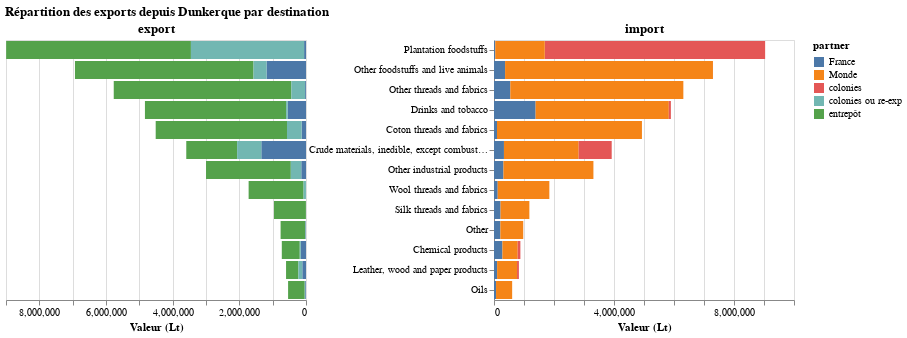

Notebook code cell kept with this figure:
### Code cell
VegaLite({
  "title": "Répartition des exports depuis Dunkerque par destination",
  "data": {"values": report_dk},
  "spacing": 0,
  "hconcat": [{
    "transform": [{
      "filter": {"field": "group", "equal": "import"}
    }],
    "title": "import",
    "mark": "bar",
    "encoding": {
      "y": {
        "field": "product", "title": None, "sort": "-x", "axis": None
      },
      "x": {
        "field": "value",
        "type": "quantitative",
        "title": "Valeur (Lt)"
      },
      "color": {
        "field": "partner",
      }
    }
  },
  {
    "transform": [{
      "filter": {"field": "group", "equal": "export"}
    }],
    "title": "export",
    "mark": "bar",
    "encoding": {
      "y": {
        "field": "product", "sort": "-x", "title": None
      },
      "x": {
        "field": "value",
        "type": "quantitative",
        "title": "Valeur (Lt)",
        "sort": "descending"
      },
      "color": {
        "field": "partner",
      }
    }
  }
  ]
}
)

### Figure 1 — Vega-Lite specification as saved in the notebook (floating-point values rounded to 4 significant figures)
{"data": {"values": [{"group": "export", "partner": "entrepôt", "product": "Other threads and fabrics", "value": 5329000.0}, {"group": "export", "partner": "France", "product": "Other threads and fabrics", "value": 27060.0}, {"group": "export", "partner": "colonies ou re-exp", "product": "Other threads and fabrics", "value": 411933}, {"group": "import", "partner": "France", "product": "Other threads and fabrics", "value": 543957}, {"group": "import", "partner": "Monde", "product": "Other threads and fabrics", "value": 5767681}, {"group": "export", "partner": "entrepôt", "product": "Crude materials, inedible, except combustibles", "value": 1525000.0}, {"group": "export", "partner": "France", "product": "Crude materials, inedible, except combustibles", "value": 1341000.0}, {"group": "export", "partner": "colonies ou re-exp", "product": "Crude materials, inedible, except combustibles", "value": 725681}, {"group": "import", "partner": "France", "product": "Crude materials, inedible, except combustibles", "value": 331600.0}, {"group": "import", "partner": "Monde", "product": "Crude materials, inedible, except combustibles", "value": 2490363}, {"group": "import", "partner": "colonies", "product": "Crude materials, inedible, except combustibles", "value": 1101518}, {"group": "export", "partner": "entrepôt", "product": "Wool threads and fabrics", "value": 1648620}, {"group": "export", "partner": "France", "product": "Wool threads and fabrics", "value": 1376}, {"group": "export", "partner": "colonies ou re-exp", "product": "Wool threads and fabrics", "value": 71104}, {"group": "import", "partner": "France", "product": "Wool threads and fabrics", "value": 123728}, {"group": "import", "partner": "Monde", "product": "Wool threads and fabrics", "value": 1721100}, {"group": "export", "partner": "entrepôt", "product": "Oils", "value": 499100.0}, {"group": "export", "partner": "France", "product": "Oils", "value": 23530.0}, {"group": "export", "partner": "colonies ou re-exp", "product": "Oils", "value": 14793}, {"group": "import", "partner": "France", "product": "Oils", "value": 67870.0}, {"group": "import", "partner": "Monde", "product": "Oils", "value": 537431}, {"group": "export", "partner": "entrepôt", "product": "Other", "value": 739000.0}, {"group": "export", "partner": "France", "product": "Other", "value": 14280.0}, {"group": "export", "partner": "colonies ou re-exp", "product": "Other", "value": 8932}, {"group": "import", "partner": "France", "product": "Other", "value": 212659}, {"group": "import", "partner": "Monde", "product": "Other", "value": 760882}, {"group": "import", "partner": "colonies", "product": "Other", "value": 1353}, {"group": "export", "partner": "entrepôt", "product": "Other industrial products", "value": 2544000.0}, {"group": "export", "partner": "France", "product": "Other industrial products", "value": 141500.0}, {"group": "export", "partner": "colonies ou re-exp", "product": "Other industrial products", "value": 313967}, {"group": "import", "partner": "France", "product": "Other industrial products", "value": 314800.0}, {"group": "import", "partner": "Monde", "product": "Other industrial products", "value": 2999118}, {"group": "export", "partner": "entrepôt", "product": "Coton threads and fabrics", "value": 4235167}, {"group": "export", "partner": "France", "product": "Coton threads and fabrics", "value": 547605}, {"group": "export", "partner": "colonies ou re-exp", "product": "Coton threads and fabrics", "value": 49084}, {"group": "import", "partner": "France", "product": "Coton threads and fabrics", "value": 99571}, {"group": "import", "partner": "Monde", "product": "Coton threads and fabrics", "value": 4831856}, {"group": "export", "partner": "entrepôt", "product": "Leather, wood and paper products", "value": 538300.0}, {"group": "export", "partner": "France", "product": "Leather, wood and paper products", "value": 155300.0}, {"group": "export", "partner": "colonies ou re-exp", "product": "Leather, wood and paper products", "value": 32319}, {"group": "import", "partner": "France", "product": "Leather, wood and paper products", "value": 103600.0}, {"group": "import", "partner": "Monde", "product": "Leather, wood and paper products", "value": 664528}, {"group": "import", "partner": "colonies", "product": "Leather, wood and paper products", "value": 61376}, {"group": "export", "partner": "entrepôt", "product": "Drinks and tobacco", "value": 3939000.0}, {"group": "export", "partner": "France", "product": "Drinks and tobacco", "value": 130900.0}, {"group": "export", "partner": "colonies ou re-exp", "product": "Drinks and tobacco", "value": 439317}, {"group": "import", "partner": "France", "product": "Drinks and tobacco", "value": 1387000.0}, {"group": "import", "partner": "Monde", "product": "Drinks and tobacco", "value": 4440210}, {"group": "import", "partner": "colonies", "product": "Drinks and tobacco", "value": 68894}, {"group": "export", "partner": "entrepôt", "product": "Chemical products", "value": 370200.0}, {"group": "export", "partner": "France", "product": "Chemical products", "value": 111000.0}, {"group": "export", "partner": "colonies ou re-exp", "product": "Chemical products", "value": 117279}, {"group": "import", "partner": "France", "product": "Chemical products", "value": 280900.0}, {"group": "import", "partner": "Monde", "product": "Chemical products", "value": 508907}, {"group": "import", "partner": "colonies", "product": "Chemical products", "value": 89556}, {"group": "export", "partner": "entrepôt", "product": "Other foodstuffs and live animals", "value": 5356000.0}, {"group": "export", "partner": "France", "product": "Other foodstuffs and live animals", "value": 1184000.0}, {"group": "export", "partner": "colonies ou re-exp", "product": "Other foodstuffs and live animals", "value": 390372}, {"group": "import", "partner": "France", "product": "Other foodstuffs and live animals", "value": 369300.0}, {"group": "import", "partner": "Monde", "product": "Other foodstuffs and live animals", "value": 6929264}, {"group": "import", "partner": "colonies", "product": "Other foodstuffs and live animals", "value": 1736}, {"group": "export", "partner": "entrepôt", "product": "Silk threads and fabrics", "value": 958670}, {"group": "export", "partner": "France", "product": "Silk threads and fabrics", "value": 0}, {"group": "export", "partner": "colonies ou re-exp", "product": "Silk threads and fabrics", "value": 2100}, {"group": "import", "partner": "France", "product": "Silk threads and fabrics", "value": 218180}, {"group": "import", "partner": "Monde", "product": "Silk threads and fabrics", "value": 960770}, {"group": "export", "partner": "entrepôt", "product": "Plantation foodstuffs", "value": 5542975}, {"group": "export", "partner": "France", "product": "Plantation foodstuffs", "value": 57275}, {"group": "export", "partner": "colonies ou re-exp", "product": "Plantation foodstuffs", "value": 3395147}, {"group": "import", "partner": "France", "product": "Plantation foodstuffs", "value": 42550}, {"group": "import", "partner": "colonies", "product": "Plantation foodstuffs", "value": 7345722}, {"group": "import", "partner": "Monde", "product": "Plantation foodstuffs", "value": 1649675}]}, "hconcat": [{"encoding": {"color": {"field": "partner"}, "x": {"field": "value", "sort": "descending", "title": "Valeur (Lt)", "type": "quantitative"}, "y": {"axis": null, "field": "product", "sort": "-x", "title": null}}, "mark": "bar", "title": "export", "transform": [{"filter": {"equal": "export", "field": "group"}}]}, {"encoding": {"color": {"field": "partner"}, "x": {"field": "value", "title": "Valeur (Lt)", "type": "quantitative"}, "y": {"field": "product", "sort": "-x", "title": null}}, "mark": "bar", "title": "import", "transform": [{"filter": {"equal": "import", "field": "group"}}]}], "spacing": 0, "title": "Répartition des exports depuis Dunkerque par destination"}
